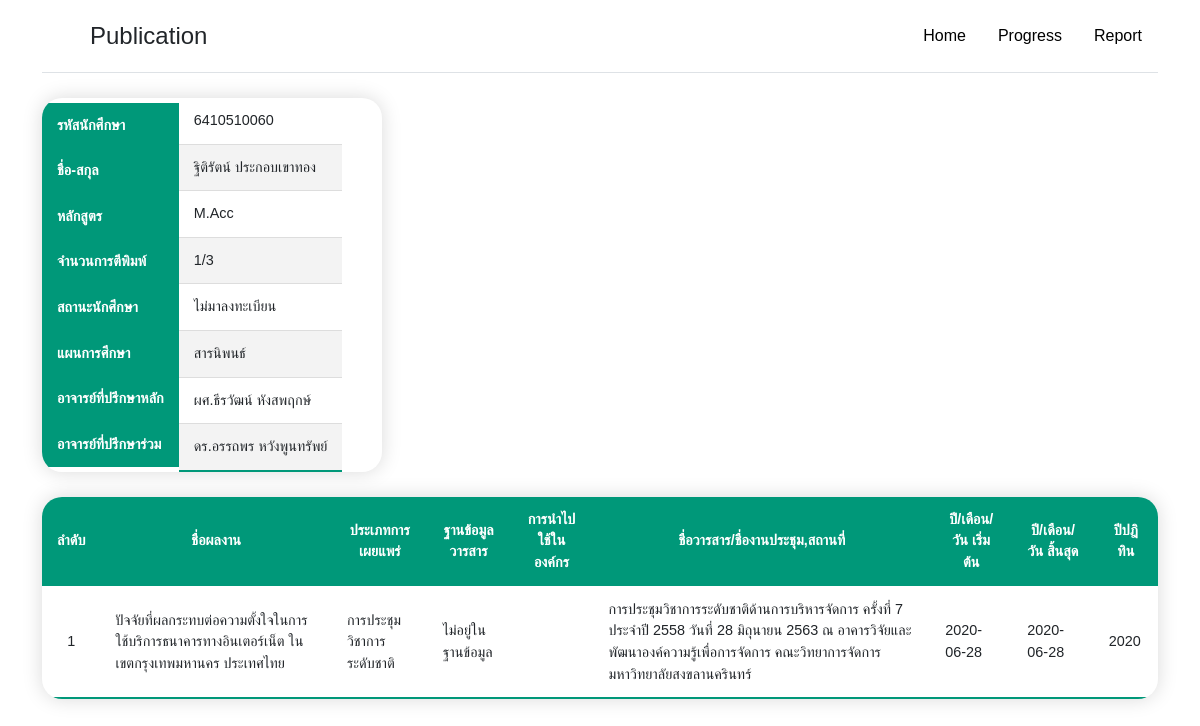
The page /student_public.php?show_id=6410510060 on the database its author committed.
### tables this page shows
CREATE TABLE `student_info` (
  `student_id` varchar(10) NOT NULL,
  `student_name` varchar(100) NOT NULL,
  `student_status_id` int(10) NOT NULL,
  `student_course_id` int(10) NOT NULL,
  `student_principal_advisor` varchar(100) NOT NULL,
  `student_associate_advisor` varchar(100) NOT NULL,
  `student_plan_id` int(10) NOT NULL,
  `education_level` int(10) NOT NULL
);

CREATE TABLE `student_public` (
  `publication_id` int(10) NOT NULL,
  `publication_name` varchar(255) NOT NULL,
  `publication_type_id` int(10) NOT NULL,
  `publication_data_id` int(10) NOT NULL,
  `publication_used` varchar(255) NOT NULL,
  `publication_description` varchar(255) NOT NULL,
  `publication_start` date NOT NULL,
  `publication_end` date NOT NULL,
  `publication_year` year(4) NOT NULL,
  `student_id` varchar(10) NOT NULL
);

CREATE TABLE `student_course` (
  `id` int(10) NOT NULL,
  `course_name` varchar(100) NOT NULL
);

CREATE TABLE `education_level` (
  `id` int(10) NOT NULL,
  `education_name` varchar(100) NOT NULL,
  `total_pub` int(10) NOT NULL
);

CREATE TABLE `student_status` (
  `id` int(11) NOT NULL,
  `status` varchar(100) NOT NULL
);

CREATE TABLE `student_plan` (
  `id` int(11) NOT NULL,
  `plan` varchar(100) NOT NULL
);

CREATE TABLE `publication_type` (
  `id` int(10) NOT NULL,
  `publication_type` varchar(100) NOT NULL
);

CREATE TABLE `publication_data` (
  `id` int(10) NOT NULL,
  `publication_data` varchar(100) NOT NULL
);

### student_public.php (the view, shortened to what this page needs)
<?php
require_once('config/db.php');
?>
<?php
if (isset($_REQUEST['show_id'])) {
    try {
        $student_id = $_REQUEST['show_id'];
        $sql = "SELECT * FROM student_info JOIN student_public ON student_info.student_id = student_public.student_id
        JOIN student_status ON student_info.student_status_id = student_status.id
        JOIN student_plan ON student_info.student_plan_id = student_plan.id
        JOIN student_course ON student_info.student_course_id = student_course.id
        JOIN publication_data ON student_public.publication_data_id = publication_data.id
        JOIN publication_type ON student_public.publication_type_id = publication_type.id
        JOIN education_level ON student_info.education_level = education_level.id
        WHERE student_info.student_id = :student_id
        ";
        $select_stmt = $conn->prepare($sql);
        $select_stmt->bindParam(':student_id', $student_id);
        $select_stmt->execute();
        $rowCount = $select_stmt->rowCount();
    } catch (PDOException $e) {
        echo $e->getMessage();
    }
}
?>
<!DOCTYPE html>
<html lang="en">
<head>
    <link href="https://cdn.jsdelivr.net/npm/bootstrap@5.0.2/dist/css/bootstrap.min.css"
    rel="stylesheet">
    <link rel="stylesheet" href="style.css">
</head>
<body>
  <?php include 'navbar.php';?>
    <div class="container">
      <table id="vertical-2" class="styled-table">
        <thead>
          <tr>
          <th>รหัสนักศึกษา</th>
          </tr>
          <tr>
          <th>ชื่อ-สกุล</th>
          </tr>
          <tr>
          <th>หลักสูตร</th>
          </tr>
          <tr>
          <th>จำนวนการตีพิมพ์</th>
          </tr>
          <tr>
          <th>สถานะนักศึกษา</th>
          </tr>
          <tr>
          <th>แผนการศึกษา</th>
          </tr>
          <tr>
          <th>อาจารย์ที่ปรึกษาหลัก</th>
          </tr>
          <tr>
          <th>อาจารย์ที่ปรึกษาร่วม</th>
          </tr>
        </thead>
        <tbody>
          <?php
            $row = $select_stmt->fetch(PDO::FETCH_ASSOC);
            $student_id = $row['student_id'];
            $student_name = $row['student_name'];
            $student_status = $row['status'];
            $student_course = $row['course_name'];
            $total_pub = $row['total_pub'];
            $student_principal_advisor = $row['student_principal_advisor'];
            $student_associate_advisor = $row['student_associate_advisor'];
            $student_plan = $row['plan'];
          ?>
          <tr>
              <td><?php echo $student_id?></td>
          </tr>
          <tr>
              <td><?php echo $student_name?></td>
          </tr>
          <tr>
              <td><?php echo $student_course?></td>
          </tr>
          <tr>
              <td><?php echo $rowCount?>/<?php echo $total_pub?></td>
          </tr>
          <tr>
              <td><?php echo $student_status?></td>
          </tr>
          <tr>
              <td><?php echo $student_plan?></td>
          </tr>
          <tr>
              <td><?php echo $student_principal_advisor?></td>
          </tr>
          <tr>
              <td><?php echo $student_associate_advisor?></td>
          </tr>
        </tbody>
      </table>
    </div>
    <div class="container">
    <table id="example" class="styled-table table table-hover">
        <thead>
      <tr class="table align-middle text-center">
        <th>ลำดับ</th>
        <th>ชื่อผลงาน</th>
        <th>ประเภทการเผยแพร่</th>
        <th>ฐานข้อมูลวารสาร</th>
        <th>การนำไปใช้ในองค์กร</th>
        <th>ชื่อวารสาร/ชื่องานประชุม,สถานที่</th>
        <th>ปี/เดือน/วัน เริ่มต้น</th>
        <th>ปี/เดือน/วัน สิ้นสุด</th>
        <th>ปีปฎิทิน</th>
      </tr>
    </thead>
    <tbody>
      <?php
        $count=1;
        $student_id = $_REQUEST['show_id'];
        $sql = "SELECT * FROM student_info JOIN student_public ON student_info.student_id = student_public.student_id
        JOIN student_status ON student_info.student_status_id = student_status.id
        JOIN student_plan ON student_info.student_plan_id = student_plan.id
        JOIN student_course ON student_info.student_course_id = student_course.id
        JOIN publication_data ON student_public.publication_data_id = publication_data.id
        JOIN publication_type ON student_public.publication_type_id = publication_type.id
        WHERE student_info.student_id = :student_id
        ORDER BY publication_year DESC";
        $select_stmt2 = $conn->prepare($sql);
        $select_stmt2->bindParam(':student_id', $student_id);
        $select_stmt2->execute();
        if ($select_stmt2-> rowCount() > 0){
          while ($row=$select_stmt2-> fetch(PDO::FETCH_ASSOC)) {
            $publication_name = $row['publication_name'];
            $publication_type_id = $row['publication_type'];
            $publication_data_id = $row['publication_data'];
            $publication_used = $row['publication_used'];
            $publication_description = $row['publication_description'];
            $publication_start = $row['publication_start'];
            $publication_end = $row['publication_end'];
            $publication_year = $row['publication_year'];
          ?>
          <tr class="table align-middle">
            <td class="text-center"><?php echo $count?></td>
            <td><?php echo $publication_name?></td>
            <td><?php echo $publication_type_id?></td>
            <td><?php echo $publication_data_id?></td>
            <td><?php echo $publication_used?></td>
            <td><?php echo $publication_description?></td>
            <td><?php echo $publication_start?></td>
            <td><?php echo $publication_end?></td>
            <td><?php echo $publication_year?></td>
            </tr>
            <?php
                  $count=$count+1;
                }
              }
            ?>
      </tbody>
    </table>
    </div>
</body>
</html>

### style.css (style rules this page uses)
* { margin: 0; padding: 0; box-sizing: border-box; font-family: Arial, Helvetica, sans-serif; }
#vertical-2,#example { overflow: hidden; border-radius: 20px; }
#vertical-2 thead, #vertical-2 tbody { display: inline-table; border-radius: 200px; }
.styled-table { border-collapse: collapse; margin: 25px 0; font-size: 0.9em; font-family: sans-serif; min-width: 340px; box-shadow: 0 0 20px rgba(0, 0, 0, 0.15); overflow: hidden; }
.styled-table thead tr { background-color: #009879; color: #ffffff; text-align: left; }
.styled-table th, .styled-table td { padding: 12px 15px; }
.styled-table tbody tr { border-bottom: 1px solid #dddddd; }
.styled-table tbody tr:nth-of-type(even) { background-color: #f3f3f3; }
.styled-table tbody tr:last-of-type { border-bottom: 2px solid #009879; }

### rows shown on the page
student_info: student_public.student_id "6410510060", student_name "ฐิติรัตน์ ประกอบเขาทอง", student_course.course_name "M.Acc", education_level.total_pub "3", student_status.status "ไม่มาลงทะเบียน", student_plan.plan "สารนิพนธ์", student_principal_advisor "ผศ.ธีรวัฒน์ หังสพฤกษ์", student_associate_advisor "ดร.อรรถพร หวังพูนทรัพย์", student_public.publication_name "ปัจจัยที่ผลกระทบต่อความตั้งใจในการใช้บริการธนาคารทางอินเตอร์เน็ต ในเขตกรุงเทพมหานคร ประเทศไทย", publication_type.publication_type "การประชุมวิชาการระดับชาติ", publication_data.publication_data "ไม่อยู่ในฐานข้อมูล", student_public.publication_description "การประชุมวิชาการระดับชาติด้านการบริหารจัดการ ครั้งที่ 7 ประจำปี 2558 วันที่ 28 มิถุนายน 2563 ณ อาคารวิจัยและพัฒนาองค์ความรู้เพื่อการจัดการ คณะวิทยาการจัดการ มหาวิทยาลัยสงขลานครินทร์", student_public.publication_start "2020-06-28", student_public.publication_end "2020-06-28", student_public.publication_year "2020"

### other values the page prints
$rowCount "1"
